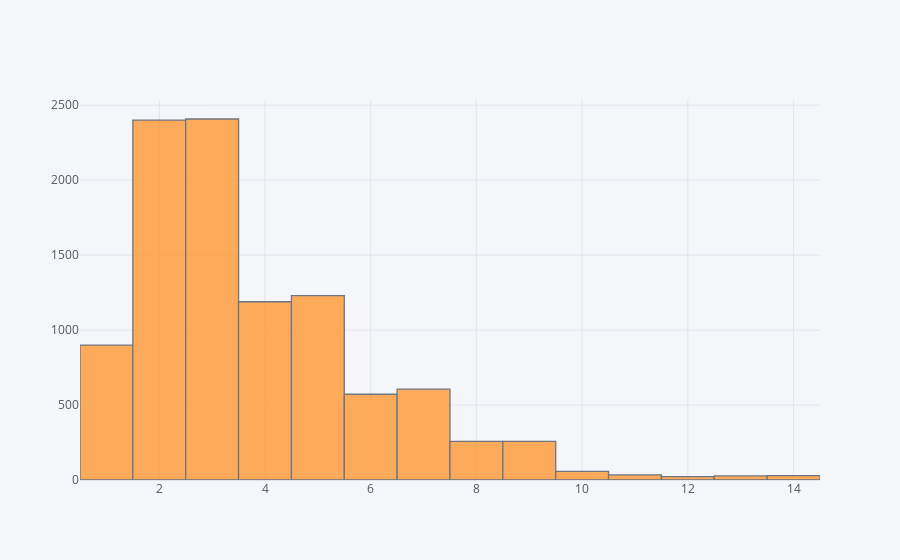
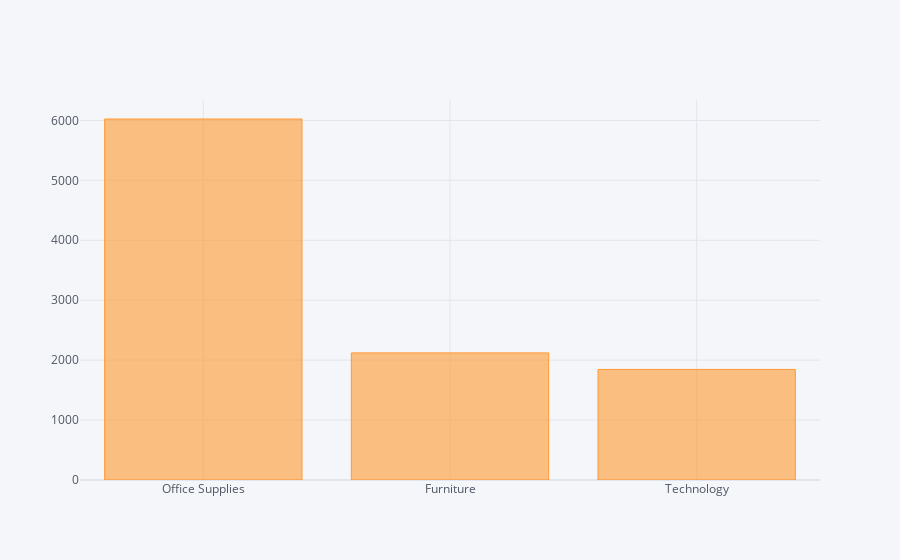

Write notebook code for charts like these, in order.
### Code cell
from plotly.offline import download_plotlyjs, init_notebook_mode, plot, iplot

import cufflinks as cf
# FOR NOTEBOOKS
init_notebook_mode(connected=True)
# FOR OFFLINE USE
cf.go_offline()

# NUMERICAL
df['quantity'].iplot(kind='hist',bins=25)

# CATEGORY
df['category'].value_counts().iplot(kind='bar')

### Figure 1 — Plotly figure (JSON) as saved in the notebook; plotly's stock layout.template omitted (floating-point values rounded to 4 significant figures; data arrays with more than 128 entries replaced by an {"elided": "..."} marker saying what was removed)
{"data": [{"histfunc": "count", "histnorm": "", "marker": {"color": "rgba(255, 153, 51, 1.0)", "line": {"color": "#4D5663", "width": 1.3}}, "name": "quantity", "nbinsx": 25, "opacity": 0.8, "orientation": "v", "type": "histogram", "x": {"elided": "9990 int values"}}], "layout": {"barmode": "overlay", "legend": {"bgcolor": "#F5F6F9", "font": {"color": "#4D5663"}}, "paper_bgcolor": "#F5F6F9", "plot_bgcolor": "#F5F6F9", "title": {"font": {"color": "#4D5663"}}, "xaxis": {"gridcolor": "#E1E5ED", "showgrid": true, "tickfont": {"color": "#4D5663"}, "title": {"font": {"color": "#4D5663"}, "text": ""}, "zerolinecolor": "#E1E5ED"}, "yaxis": {"gridcolor": "#E1E5ED", "showgrid": true, "tickfont": {"color": "#4D5663"}, "title": {"font": {"color": "#4D5663"}, "text": ""}, "zerolinecolor": "#E1E5ED"}}}

### Figure 2 — Plotly figure (JSON) as saved in the notebook; plotly's stock layout.template omitted (floating-point values rounded to 4 significant figures)
{"data": [{"marker": {"color": "rgba(255, 153, 51, 0.6)", "line": {"color": "rgba(255, 153, 51, 1.0)", "width": 1}}, "name": "category", "orientation": "v", "text": "", "type": "bar", "x": ["Office Supplies", "Furniture", "Technology"], "y": [6024, 2121, 1845]}], "layout": {"legend": {"bgcolor": "#F5F6F9", "font": {"color": "#4D5663"}}, "paper_bgcolor": "#F5F6F9", "plot_bgcolor": "#F5F6F9", "title": {"font": {"color": "#4D5663"}}, "xaxis": {"gridcolor": "#E1E5ED", "showgrid": true, "tickfont": {"color": "#4D5663"}, "title": {"font": {"color": "#4D5663"}, "text": ""}, "zerolinecolor": "#E1E5ED"}, "yaxis": {"gridcolor": "#E1E5ED", "showgrid": true, "tickfont": {"color": "#4D5663"}, "title": {"font": {"color": "#4D5663"}, "text": ""}, "zerolinecolor": "#E1E5ED"}}}
